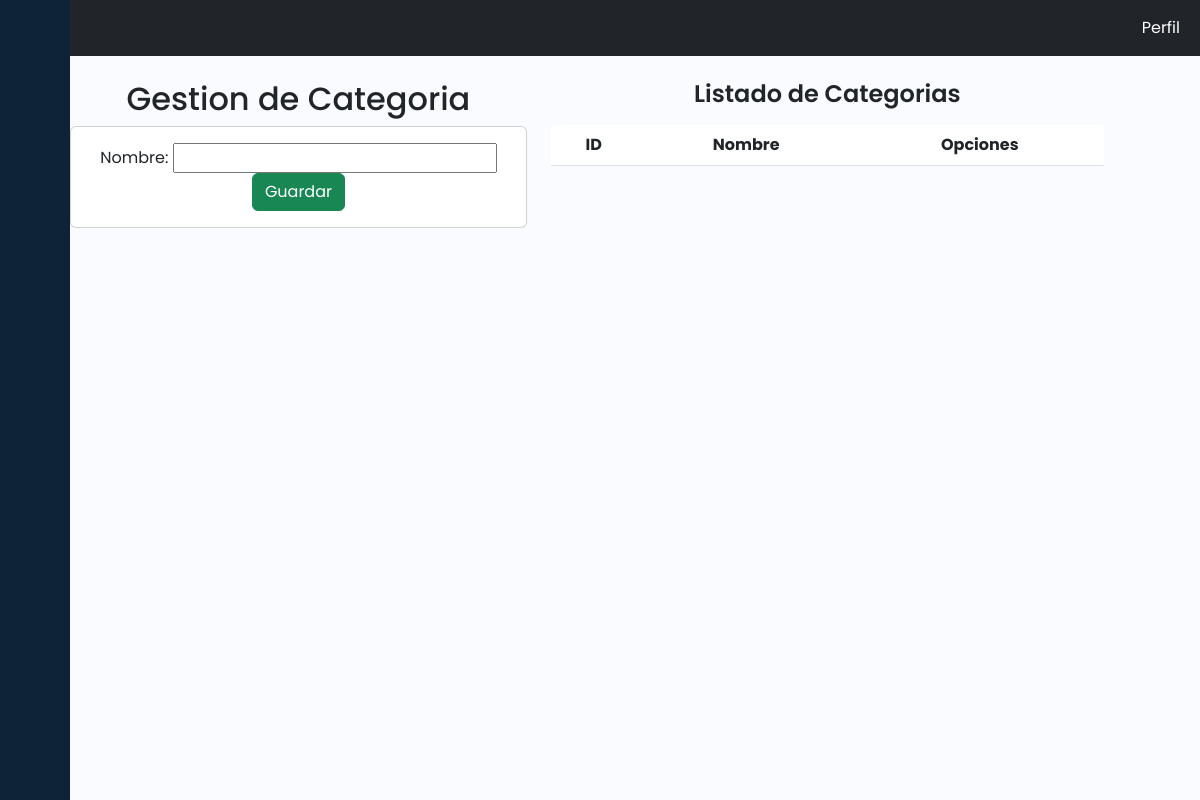
The page /agregarCategorias/ on the database as committed earlier.
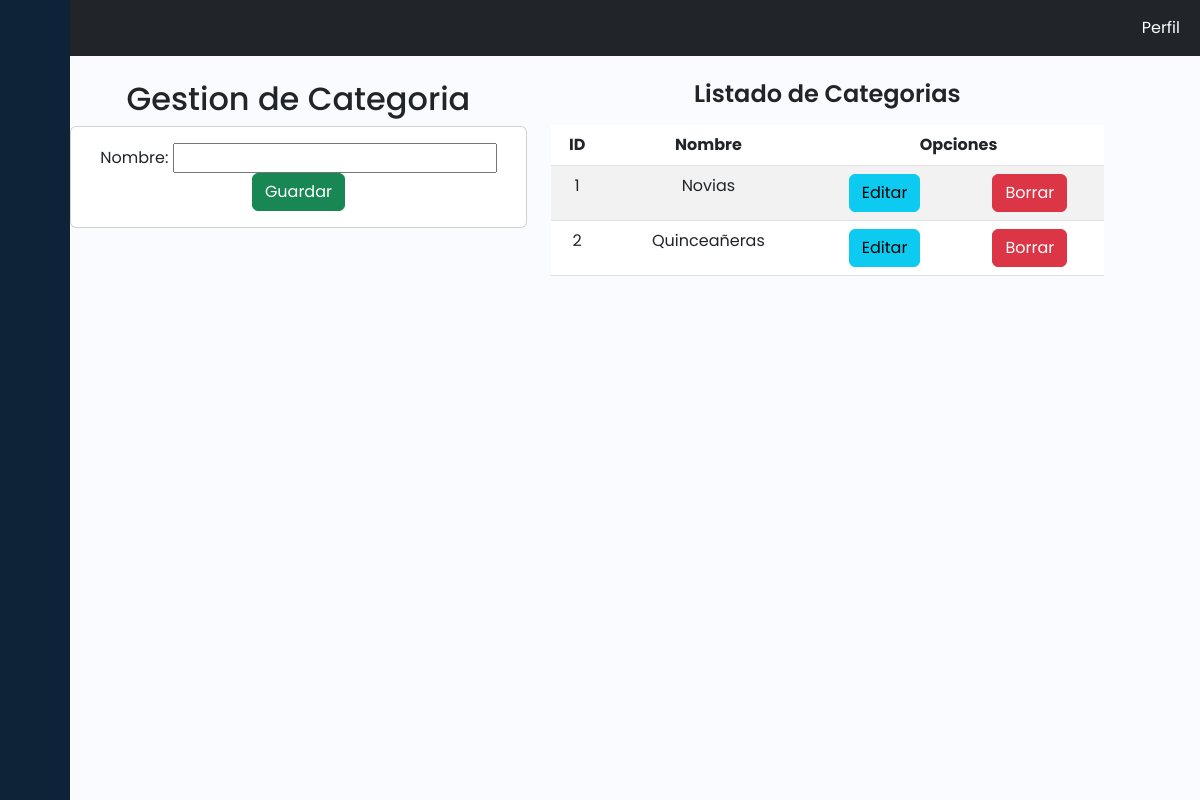
The same page on the database as committed later.
### store/models.py (models this page shows, shortened)
class Category(models.Model):
    name = models.CharField(max_length=200)

### store/views.py (the view)
# urls.py: path('agregarCategorias/',views.agregarCategorias,name='agregarCategorias'),
def agregarCategorias(request):
    if request.method == 'POST':
        formulario = CategoryForm(request.POST, files=request.FILES)
        if formulario.is_valid():
            formulario.save()
            return redirect('agregarCategorias')
    else:
        formulario = CategoryForm()
    categorias = Category.objects.all()
    return render(request, 'store/categorias.html', {'form': formulario, 'categorias': categorias})

### store/forms.py
class CategoryForm(forms.ModelForm):
    class Meta:
        model = Category
        fields = '__all__'

### store/templates/store/categorias.html (shortened to what this page needs)
{% extends 'store/dashboard.html' %}
{% load static %}
{% block content %}
<br>
<div class="row">
    <div class="col-sm-12 col-md-6 col-lg-5 col-xl-5">
        <h2>Gestion de Categoria</h2>
        <div class="card">
            <div class="card-body">
                <form action="" method="POST">
                    <div class="form-group">
                        <label for="{{ form.name.id_for_label }}">Nombre:</label>
                        {{ form.name }}
                    </div>
                    <div class="form-group">
                        <button type="submit" class="btn btn-success btn-block text-white">Guardar</button>
                    </div>
                </form>
            </div>
        </div>
    </div>
    <div class="col-sm-12 col-md-6 col-lg-6 col-xl-6">
        <h1>Listado de Categorias</h1>
        <div class="table-responsive py-2">
            <table class="table table-striped">
                <thead>
                    <tr>
                        <th>ID</th>
                        <th>Nombre</th>
                        <th colspan="2">Opciones</th>
                    </tr>
                </thead>
                <tbody>
                    {% for categoria in categorias %}
                    <tr>
                        <td>{{ categoria.id }}</td>
                        <td>{{ categoria.name }}</td>
                        <td><a href="#" class="btn btn-info">Editar</a></td>
                        <td><a href="#" class="btn btn-danger">Borrar</a></td>
                    </tr>
                    {% endfor %}
                </tbody>
            </table>
        </div>
    </div>
</div>
{% endblock %}

Rows that differ between the two databases and show on the page:
added Category: id "1", name "Novias"
added Category: id "2", name "Quinceañeras"
